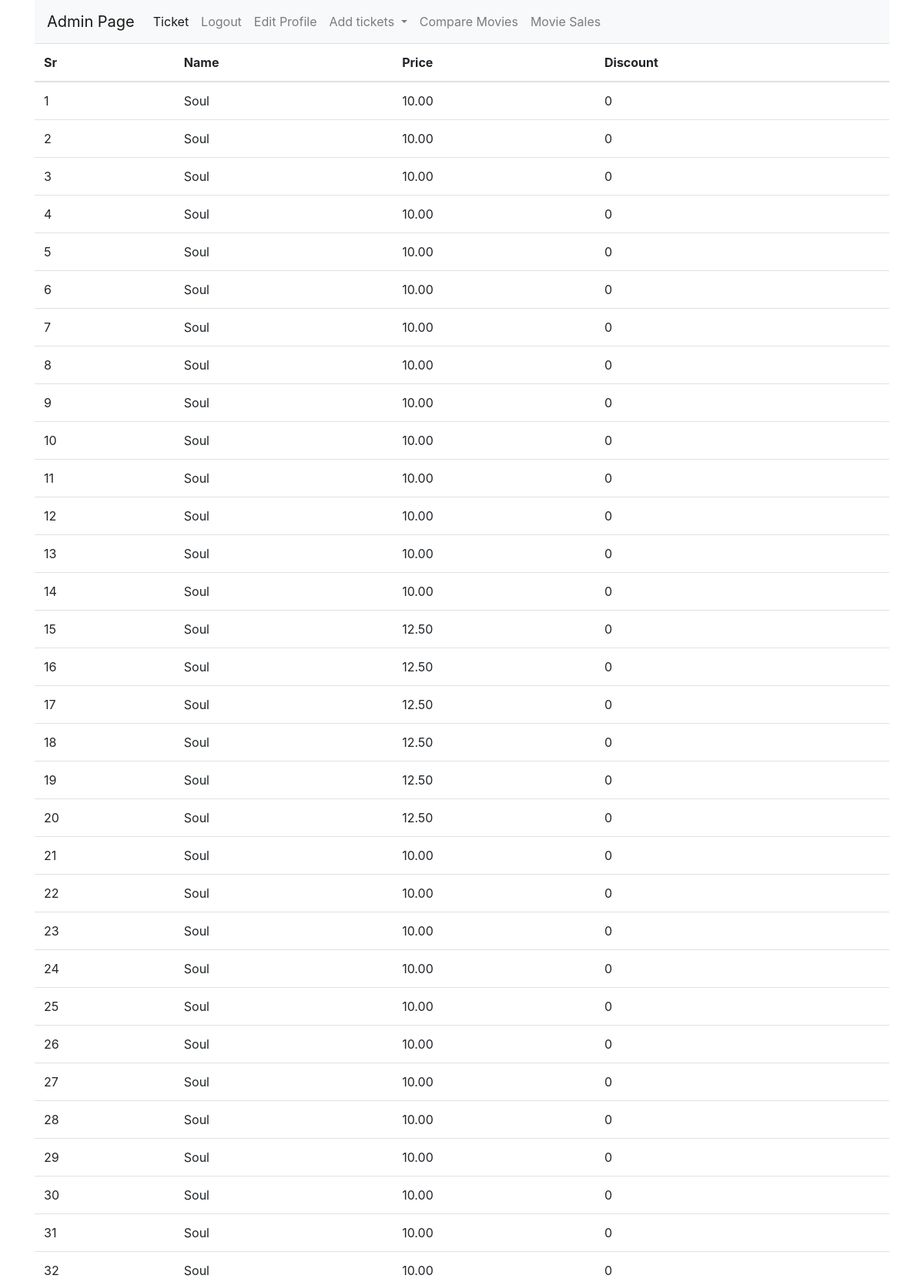
The page /admin (signed in, upper part) on the database its author committed.
### app/cinema/models.py (models this page shows, shortened)
class Ticket(db.Model):
    id = db.Column(db.Integer, primary_key=True)
    price = db.Column(db.Numeric(10, 2), nullable=False)
    discount = db.Column(db.Integer, default=0)
    seatNo = db.Column(db.Integer, nullable=False)
    taken = db.Column(db.Boolean, default=False)
    screen_id = db.Column(db.Integer, db.ForeignKey('screening.id'), nullable=False)
    screen = db.relationship('Screening', backref=db.backref('screen', lazy=True))
    date_created = db.Column(db.DateTime, nullable=False, default=datetime.utcnow)

class Movies(db.Model):
    id = db.Column(db.Integer, primary_key=True)
    title = db.Column(db.String(80), nullable=False)
    duration = db.Column(db.Text, nullable=False)
    releaseDate = db.Column(db.Text, nullable=False)
    plot = db.Column(db.Text, nullable=False)
    genres = db.Column(db.Text, nullable=False)
    certificate = db.Column(db.Text, nullable=False)
    ratingReason = db.Column(db.Text, nullable=False)
    price = db.Column(db.Numeric(10, 2), nullable=False)
    image = db.Column(db.String(150), nullable=False, default='image.jpg')

### app/admin/views.py (the view)
@app.route('/admin')
def admin():
    if 'login_email' not in session:
        flash(f'Please login first', 'danger')
        return redirect(url_for('login'))
    user = User.query.filter_by(email=session['login_email']).first()
    user_id = user.id
    tickets = Ticket.query.all()
    for ticket in tickets:
        ticket.screen.startTime
    return render_template('admin/index.html', title='Admin Page',  user_id=user_id, tickets=tickets)

### app/templates/admin/index.html (shortened to what this page needs)
{% extends 'layout.html' %}
{% block content %}
<div class="container">
    <nav class="navbar navbar-expand-lg navbar-light bg-light">
        <a class="navbar-brand" href="{{url_for('admin')}}">Admin Page</a>
        <div class="collapse navbar-collapse" id="navbarNavDropdown">
          <ul class="navbar-nav">
            <li class="nav-item active">
              <a class="nav-link" href="{{url_for('admin')}}">Ticket <span class="sr-only">(current)</span></a>
            </li>
            {% if user_id %}
            <li class="nav-item">
                   <a href="{{url_for('admin_logout')}}" class="nav-link"> Logout</a>
            </li>
            <li class="nav-item">
              <a class="nav-link" href="{{url_for('updateuser', id=user_id)}}">Edit Profile</a>
            </li>
            {% endif %}
           <li class="nav-item dropdown">
              <a class="nav-link dropdown-toggle" href="#" id="navbarDropdownMenuLink" role="button" data-toggle="dropdown" aria-haspopup="true" aria-expanded="false">
                Add tickets
              </a>
           </li>
              <li class="nav-item">
              <a class="nav-link" href="{{url_for('cmpmovies')}}">Compare Movies</a>
            </li>
               <li class="nav-item">
              <a class="nav-link" href="{{url_for('moviesales')}}">Movie Sales</a>
            </li>
          </ul>
        </div>
      </nav>
</div>
<div class="container">
    <table class="table tbale-sm">
        <thead>
            <th>Sr</th>
            <th>Name</th>
            <th>Price</th>
            <th>Discount</th>
        </thead>
        <tbody>
          {% for ticket in tickets %}
          <tr>
            <td>{{loop.index}}</td>
            <td>{{ ticket.screen.movie.title }}</td>
            <td>{{ ticket.price }}</td>
            <td>{{ ticket.discount }}</td>
          </tr>
          {% endfor %}
        </tbody>
    </table>
</div>
{% endblock content %}

### app/templates/layout.html (shortened to what this page needs)
<!doctype html>
<html lang="en">
  <head>
    <link rel="stylesheet" href="{{url_for('static', filename='css/bootstrap.min.css')}}">
  </head>
  <body>
    {% block content %}
    {% endblock content %}
  </body>
</html>

### rows shown on the page
Ticket: screen.movie "Soul", price "10.00", discount "0"
Ticket: screen.movie "Soul", price "10.00", discount "0"
Ticket: screen.movie "Soul", price "10.00", discount "0"
Ticket: screen.movie "Soul", price "10.00", discount "0"
Ticket: screen.movie "Soul", price "10.00", discount "0"
Ticket: screen.movie "Soul", price "10.00", discount "0"
Ticket: screen.movie "Soul", price "10.00", discount "0"
Ticket: screen.movie "Soul", price "10.00", discount "0"
Ticket: screen.movie "Soul", price "10.00", discount "0"
Ticket: screen.movie "Soul", price "10.00", discount "0"
Ticket: screen.movie "Soul", price "10.00", discount "0"
Ticket: screen.movie "Soul", price "10.00", discount "0"
Ticket: screen.movie "Soul", price "10.00", discount "0"
Ticket: screen.movie "Soul", price "10.00", discount "0"
Ticket: screen.movie "Soul", price "12.50", discount "0"
Ticket: screen.movie "Soul", price "12.50", discount "0"
Ticket: screen.movie "Soul", price "12.50", discount "0"
Ticket: screen.movie "Soul", price "12.50", discount "0"
Ticket: screen.movie "Soul", price "12.50", discount "0"
Ticket: screen.movie "Soul", price "12.50", discount "0"
Ticket: screen.movie "Soul", price "10.00", discount "0"
Ticket: screen.movie "Soul", price "10.00", discount "0"
Ticket: screen.movie "Soul", price "10.00", discount "0"
Ticket: screen.movie "Soul", price "10.00", discount "0"
Ticket: screen.movie "Soul", price "10.00", discount "0"
Ticket: screen.movie "Soul", price "10.00", discount "0"
Ticket: screen.movie "Soul", price "10.00", discount "0"
Ticket: screen.movie "Soul", price "10.00", discount "0"
Ticket: screen.movie "Soul", price "10.00", discount "0"
Ticket: screen.movie "Soul", price "10.00", discount "0"
Ticket: screen.movie "Soul", price "10.00", discount "0"
Ticket: screen.movie "Soul", price "10.00", discount "0"
